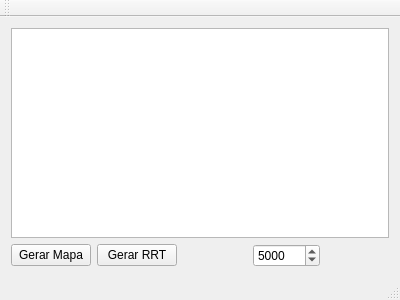
<?xml version="1.0" encoding="UTF-8"?>
<ui version="4.0">
 <class>MainWindow</class>
 <widget class="QMainWindow" name="MainWindow">
  <property name="geometry">
   <rect>
    <x>0</x>
    <y>0</y>
    <width>400</width>
    <height>300</height>
   </rect>
  </property>
  <property name="windowTitle">
   <string>MainWindow</string>
  </property>
  <widget class="QWidget" name="centralWidget">
   <layout class="QGridLayout" name="gridLayout">
    <item row="1" column="1">
     <widget class="QPushButton" name="pushButton_2">
      <property name="text">
       <string>Gerar RRT</string>
      </property>
     </widget>
    </item>
    <item row="1" column="3">
     <widget class="QSpinBox" name="spinBox">
      <property name="toolTip">
       <string>Número máximo de iterações</string>
      </property>
      <property name="minimum">
       <number>1</number>
      </property>
      <property name="maximum">
       <number>1000000</number>
      </property>
      <property name="value">
       <number>5000</number>
      </property>
     </widget>
    </item>
    <item row="1" column="0">
     <widget class="QPushButton" name="pushButton">
      <property name="text">
       <string>Gerar Mapa</string>
      </property>
     </widget>
    </item>
    <item row="0" column="0" colspan="5">
     <widget class="QGraphicsView" name="graphicsView">
      <property name="sizeAdjustPolicy">
       <enum>QAbstractScrollArea::AdjustToContentsOnFirstShow</enum>
      </property>
      <property name="resizeAnchor">
       <enum>QGraphicsView::AnchorViewCenter</enum>
      </property>
     </widget>
    </item>
   </layout>
  </widget>
  <widget class="QMenuBar" name="menuBar">
   <property name="geometry">
    <rect>
     <x>0</x>
     <y>0</y>
     <width>400</width>
     <height>22</height>
    </rect>
   </property>
  </widget>
  <widget class="QToolBar" name="mainToolBar">
   <attribute name="toolBarArea">
    <enum>TopToolBarArea</enum>
   </attribute>
   <attribute name="toolBarBreak">
    <bool>false</bool>
   </attribute>
  </widget>
  <widget class="QStatusBar" name="statusBar"/>
 </widget>
 <layoutdefault spacing="6" margin="11"/>
 <resources/>
 <connections/>
</ui>
